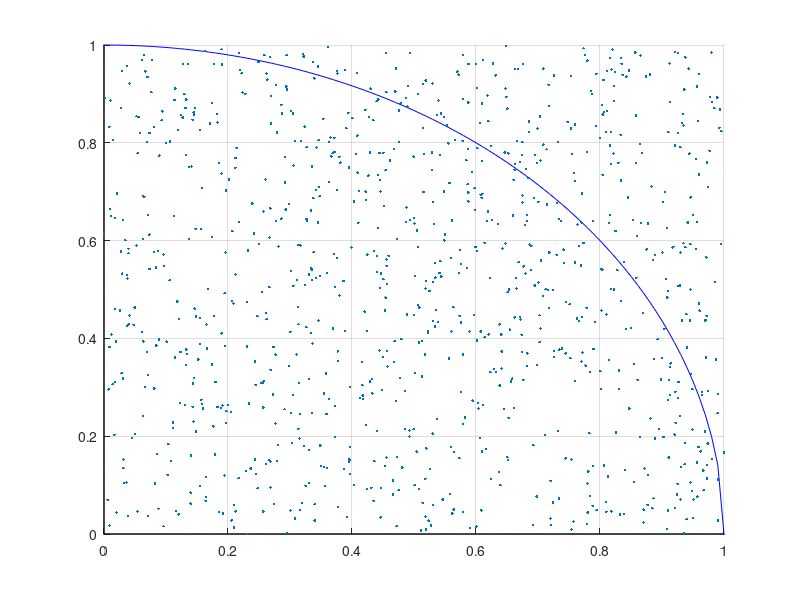

Here is the MATLAB script that generated this plot:
%% Aprroximate pi
n = 1000:1000:10^6;
pi_hat = nan(length(n),1);
for i=1:length(n)
    rng(1234); s = rng;
    pi_hat(i) = 4*sum(rand(n(i),1).^2+rand(n(i),1).^2 <= 1)/n(i);
    %pi_est(i) = 4*sum(rand(n(i)).^2+rand(n(i)).^2 <= 1,'All')/n(i)^2;
end
hold all
plot(n,pi_hat,'.-')

%%
x = -1:0.01:1;
y = sqrt(1-x.^2);
y0 = zeros(1,length(x));
x0 = zeros(1,length(x));

hold on
plot(x,y,'b',x,-y,'b','LineWidth',2)
plot(x,y0,'k',x0,x,'k')
xlim([0 1])
ylim([0 1])

rng(1234); s = rng;
scatter(rand(1000,1),rand(1000,1),'.r')

grid on
